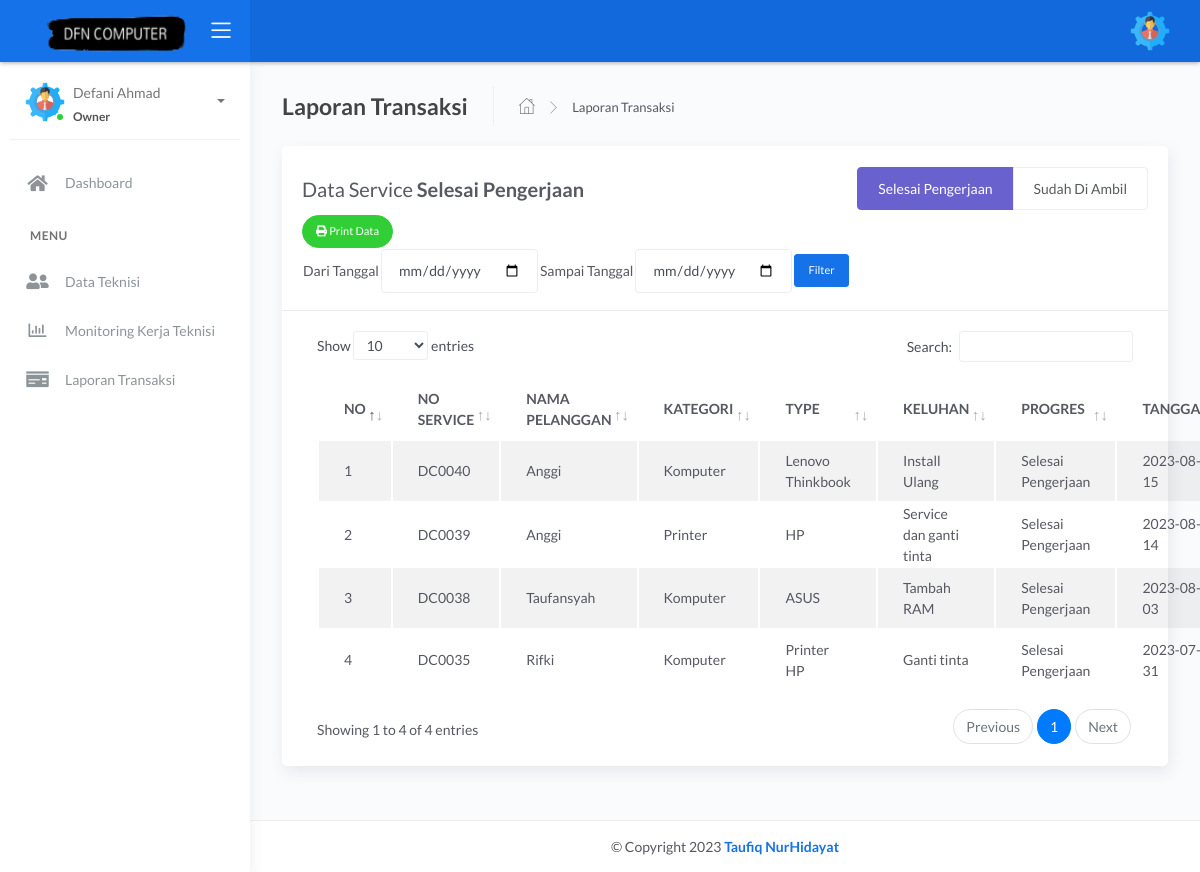
The page /admin/owner/transaksi_service.php (signed in) on the database its author committed.
### tables this page shows
CREATE TABLE `service` (
  `no_service` int(11) NOT NULL,
  `id_pelanggan` int(11) NOT NULL,
  `kategori` varchar(255) NOT NULL,
  `type` varchar(255) NOT NULL,
  `keluhan` text NOT NULL,
  `tanggal` date DEFAULT current_timestamp(),
  `progres` varchar(255) NOT NULL,
  `keterangan` varchar(255) NOT NULL,
  `totharga` int(25) NOT NULL,
  `id_admin` int(11) NOT NULL,
  `id_order` int(11) NOT NULL,
  `tgl_update` datetime NOT NULL DEFAULT current_timestamp() ON UPDATE current_timestamp()
);

CREATE TABLE `pelanggan` (
  `id_pelanggan` int(10) NOT NULL,
  `nama` varchar(100) NOT NULL,
  `password` varchar(100) NOT NULL,
  `hp` varchar(25) NOT NULL,
  `email` varchar(100) NOT NULL,
  `jk` varchar(100) NOT NULL,
  `alamat` varchar(255) NOT NULL,
  `status` varchar(255) NOT NULL
);

### admin/owner/transaksi_service.php (the view, shortened to what this page needs)
<?php include 'header.php';
?>
<div class="main-panel">
    <div class="content">
        <div class="page-inner ">
            <div class="page-header">
                <h4 class="page-title">Laporan Transaksi</h4>
                <ul class="breadcrumbs">
                    <li class="nav-home">
                        <a href="index.php">
                            <i class="flaticon-home"></i>
                        </a>
                    </li>
                    <li class="separator">
                        <i class="flaticon-right-arrow"></i>
                    </li>
                    <li class="nav-item">
                        <a href="transaksi_service.php">Laporan Transaksi</a>
                    </li>
                </ul>
            </div>
            <div class="row ">
                <div class="col-md-12">
                    <div class="card">
                        <div class="card-header">
                            <div class="d-flex align-items-center">
                                <h1 class="card-title">Data Service
                                    <b>
                                        Selesai Pengerjaan
                                    </b>
                                </h1>
                                <ul class="nav nav-pills nav-secondary ml-auto" id="pills-tab" role="tablist">
                                    <li class="nav-item">
                                        <a class="nav-link active" href="transaksi_service.php" role="tab" aria-controls="pills-home" aria-selected="true">Selesai Pengerjaan</a>
                                    </li>
                                    <li class="nav-item">
                                        <a class="nav-link" href="transaksi_service_diambil.php" role="tab" aria-controls="pills-profile" aria-selected="false">Sudah Di Ambil</a>
                                    </li>
                                </ul>
                            </div>
                            <?php
                            if (isset($_POST['filter'])) {
                                $dari_tgll = mysqli_real_escape_string($koneksi, $_POST['dari_tgl']);
                                $sampai_tgll = mysqli_real_escape_string($koneksi, $_POST['sampai_tgl']);
                                $_SESSION['dari_tgl'] = $dari_tgll;
                                $_SESSION['sampai_tgl'] = $sampai_tgll;
                            ?>
                                <a class="btn btn-success btn-round btn-sm ml-auto" href="print_transaksi_selesai.php" target="_blank">
                                    <i class="fa fa-print"></i>
                                    Print Data
                                </a>
                            <?php } else { ?>
                                <a class="btn btn-success btn-round btn-sm ml-auto" href="print_transaksi_selesai.php" target="_blank">
                                    <i class="fa fa-print"></i>
                                    Print Data
                                </a>
                            <?php }
                            ?>
                            <br>
                            <form method="post" action="">
                                <table>
                                    <tr>
                                        <td>Dari Tanggal </td>
                                        <td><input class="form-control" type="date" value="<?= $dari_tgll ?>" name="dari_tgl" required></td>
                                        <td>Sampai Tanggal </td>
                                        <td><input class="form-control" type="date" value="<?= $sampai_tgll ?>" name="sampai_tgl" required></td>
                                        <td><input type="submit" class="btn btn-primary btn-sm" name="filter" value="Filter"></td>
                                    </tr>
                                </table>
                            </form>
                        </div>
                        <div class="card-body">
                            <table id="tablepembayaran" class="display table table-striped table-hover">
                                <thead>
                                    <tr>
                                        <th style="width: 1%">NO</th>
                                        <th>NO SERVICE</th>
                                        <th>NAMA PELANGGAN</th>
                                        <th>KATEGORI</th>
                                        <th>TYPE</th>
                                        <th>KELUHAN</th>
                                        <th>PROGRES</th>
                                        <th>TANGGAL</th>
                                    </tr>
                                </thead>
                                <tbody>
                                    <?php
                                    include '../../koneksi.php';
                                    $no = 1;
                                    if (isset($_POST['filter'])) {
                                        $dari_tgl = mysqli_real_escape_string($koneksi, $_POST['dari_tgl']);
                                        $sampai_tgl = mysqli_real_escape_string($koneksi, $_POST['sampai_tgl']);
                                        $data = mysqli_query($koneksi, "SELECT service.*,
                                        pelanggan.id_pelanggan,
                                        pelanggan.nama
                                        FROM service,pelanggan
                                        WHERE service.id_pelanggan = pelanggan.id_pelanggan
                                        AND progres IN ('Selesai Pengerjaan')
                                        AND tanggal BETWEEN '$dari_tgl' AND '$sampai_tgl' ORDER BY no_service DESC");
                                    } else {
                                        $data = mysqli_query($koneksi, "SELECT * FROM pelanggan");
                                        $data = mysqli_query($koneksi, "SELECT service.*,
                                        pelanggan.id_pelanggan,
                                        pelanggan.nama
                                        FROM service, pelanggan
                                        WHERE service.id_pelanggan = pelanggan.id_pelanggan
                                        AND progres IN ('Selesai Pengerjaan')
                                        ORDER BY no_service DESC");
                                    }
                                    while ($d = mysqli_fetch_array($data)) {
                                    ?>
                                        <tr>
                                            <td><?php echo $no++; ?></td>
                                            <td>DC00<?php echo $d['no_service']; ?></td>
                                            <td><?php echo $d['nama']; ?></td>
                                            <td><?php echo $d['kategori']; ?></td>
                                            <td><?php echo $d['type']; ?></td>
                                            <td><?php echo $d['keluhan']; ?></td>
                                            <td><?php echo $d['progres']; ?> </td>
                                            <td><?php echo $d['tanggal']; ?> </td>
                                            <td>
                                                <div class="modal fade" id="detail<?php echo $d['no_service']; ?>" tabindex="-1" role="dialog" aria-hidden="true">
                                                <?php
                                            }
                                                ?>
                                            </td>
                                        </tr>
                                </tbody>
                            </table>
                        </div>
                    </div>
                </div>
            </div>
        </div>
    </div>
    <?php include 'footer.php'; ?>
</div>

### rows shown on the page
service: no_service "40", id_pelanggan.nama "Anggi", kategori "Komputer", type "Lenovo Thinkbook", keluhan "Install Ulang", progres "Selesai Pengerjaan", tanggal "2023-08-15"
service: no_service "39", id_pelanggan.nama "Anggi", kategori "Printer", type "HP", keluhan "Service dan ganti tinta", progres "Selesai Pengerjaan", tanggal "2023-08-14"
service: no_service "38", id_pelanggan.nama "Taufansyah", kategori "Komputer", type "ASUS", keluhan "Tambah RAM", progres "Selesai Pengerjaan", tanggal "2023-08-03"
service: no_service "35", id_pelanggan.nama "Rifki", kategori "Komputer", type "Printer HP", keluhan "Ganti tinta", progres "Selesai Pengerjaan", tanggal "2023-07-31"

### other values the page prints
$_SESSION['name'] "Defani Ahmad"
$_SESSION['level'] "Owner"
